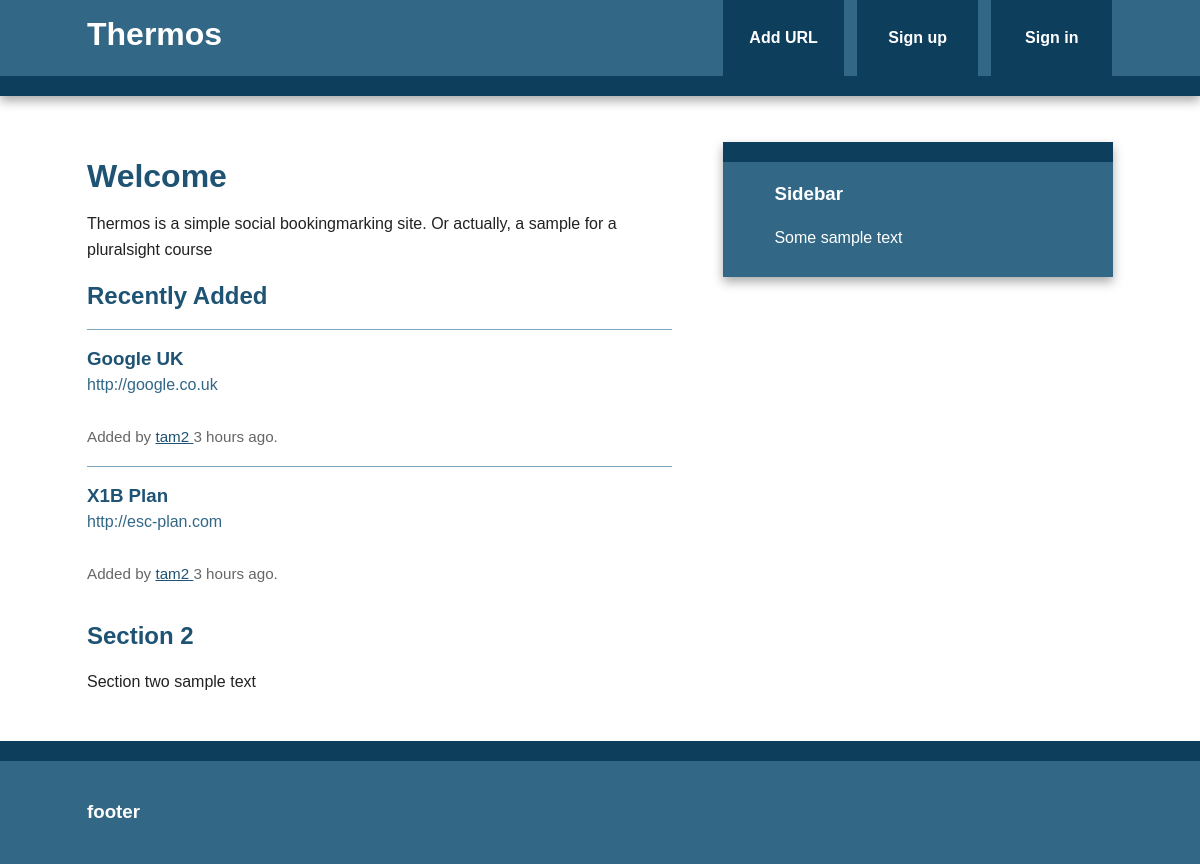
The page /index on the database as committed earlier.
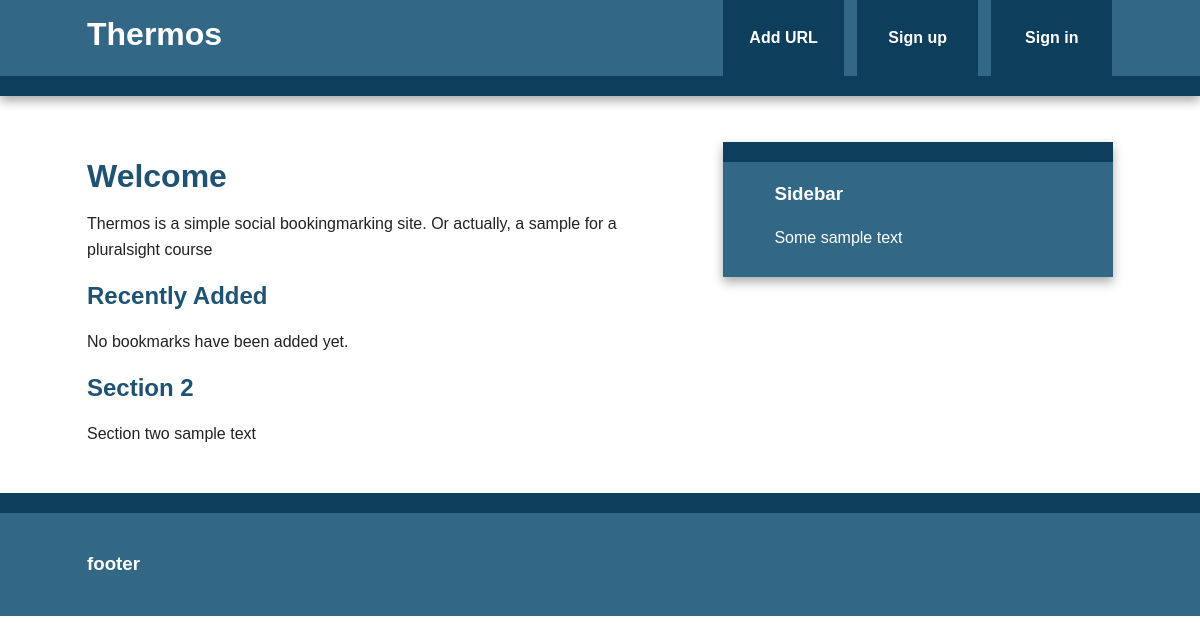
The same page on the database as committed later.
### thermos/models.py (models this page shows, shortened)
class Bookmark(db.Model):
    id = db.Column(db.Integer, primary_key=True)
    url = db.Column(db.Text, nullable=False)
    date = db.Column(db.DateTime, default=datetime.utcnow)
    description = db.Column(db.String(300))
    user_id = db.Column(db.Integer, db.ForeignKey('user.id'), nullable=False)
    @staticmethod
    def newest(num):
        return Bookmark.query.order_by(desc(Bookmark.date)).limit(num)

class User(db.Model, UserMixin):
    id = db.Column(db.Integer, primary_key=True)
    username = db.Column(db.String(80), unique=True)
    email = db.Column(db.String(120), unique=True)
    bookmarks = db.relationship('Bookmark', backref='user', lazy='dynamic')
    password_hash = db.Column(db.String)
    @property
    def password(self):
        raise AttributeError('password: write-only field')

### thermos/views.py (the view)
@app.route('/')
@app.route('/index')
def index():
    return render_template('index.html', new_bookmarks=Bookmark.newest(5))

### thermos/templates/index.html (shortened to what this page needs)
{% extends "base.html" %}
{% block content %}
    <article>
        <header>
            <h1>Welcome</h1>
            <p>Thermos is a simple social bookingmarking site. Or actually, a sample for a pluralsight course</p>
        </header>
        <section>
            <h2>Recently Added</h2>
            {% if new_bookmarks.count() > 0 %}
                {% with bookmarks = new_bookmarks %}
                    {% include "bookmark_list.html" %}
                {% endwith %}
            {% else %}
                No bookmarks have been added yet.
            {% endif %}
        </section>
        <section>
            <h2>Section 2</h2>
            <p>Section two sample text</p>
        </section>
    </article>
{% endblock %}

### thermos/templates/base.html (shortened to what this page needs)
<!doctype html>
<html class="no-js" lang="">
    <head>
        <link rel="stylesheet" href="{{ url_for('static', filename='css/normalize.min.css') }}">
        <link rel="stylesheet" href="{{ url_for('static', filename='css/main.css') }}">
    </head>
    <body>
        <div class="header-container">
            <header class="wrapper clearfix">
                <a href=" {{ url_for('index') }}"><h1 class="title">Thermos</h1></a>
                <nav>
                    <ul>
                        <li><a href="{{ url_for('add') }}">Add URL</a></li>
                        {% if current_user.is_authenticated() %}
                            <li><a href="{{ url_for('user', username=current_user.username) }}">My Links</a></li>
                            <li><a href="{{ url_for('logout') }}">Sign out</a></li>
                        {% else %}
                            <li><a href="{{ url_for('signup') }}">Sign up</a></li>
                            <li><a href="{{ url_for('login') }}">Sign in</a></li>
                        {% endif %}
                    </ul>
                </nav>
            </header>
        </div>
        <div class="main-container">
            <div class="main wrapper clearfix">
                {% block content %}
                {% endblock %}
                {% block sidebar %}
                <aside>
                    <h3>Sidebar</h3>
                    <p>Some sample text</p>
                </aside>
                {% endblock%}
            </div>
        </div>
        <div class="footer-container">
            <footer class="wrapper">
                <h3>footer</h3>
            </footer>
        </div>
    </body>
</html>

### thermos/templates/bookmark_list.html (shortened to what this page needs)
<ul class="bookmarks">
  {% for bookmark in bookmarks %}
    <li>
      <a class="header" href="{{ bookmark.url }}">
          <h3 class="description">
            {{ bookmark.description|truncate(50, killwords=True)}}
          </h3>
          <span class="url">
            {{ bookmark.url|truncate(50, killwords=True) }}
          </span>
      </a>
      <div class="info">
          <br>
          Added by <a href="{{ url_for('user', username=bookmark.user.username) }}">
            {{ bookmark.user.username }}
          </a>
          {{ moment(bookmark.date).fromNow() }}.
      </div>
    </li>
  {% endfor %}
</ul>

### thermos/static/css/main.css (style rules this page uses)
html { color: #222; font-size: 1em; line-height: 1.4; }
body { font: 16px/26px Helvetica, Helvetica Neue, Arial; }
.wrapper { width: 90%; margin: 0 5%; }
.header-container { border-bottom: 20px solid #0D3E5B; }
.footer-container, .main aside { border-top: 20px solid #0D3E5B; }
.header-container, .footer-container, .main aside { background: #326786; }
.title { color: white; }
nav ul { margin: 0; padding: 0; list-style-type: none; }
nav a { display: block; margin-bottom: 10px; padding: 15px 0; text-align: center; text-decoration: none; font-weight: bold; color: white; background: #0D3E5B; }
.main { padding: 30px 0; }
.main article h1 { font-size: 2em; }
.main aside { color: white; padding: 0px 5% 10px; }
.footer-container footer { color: white; padding: 20px 0; }
a, a:visited { color: #1E5373; }
h1, h2, h3, h4, h5, h6 { color: #1E5373; }
.main aside h3, footer h3 { color: white; }
@media only screen and (min-width: 480px) { nav a { float: left; width: 27%; margin: 0 1.7%; padding: 25px 2%; margin-bottom: 0; } }
@media only screen and (min-width: 480px) { nav li:first-child a { margin-left: 0; } }
@media only screen and (min-width: 480px) { nav li:last-child a { margin-right: 0; } }
@media only screen and (min-width: 480px) { nav ul li { display: inline; } }
@media only screen and (min-width: 768px) { .header-container, .main aside { -webkit-box-shadow: 0 5px 10px #aaa; -moz-box-shadow: 0 5px 10px #aaa; box-shadow: 0 5px 10px #aaa; } }
@media only screen and (min-width: 768px) { .title { float: left; } }
@media only screen and (min-width: 768px) { nav { float: right; width: 38%; } }
@media only screen and (min-width: 768px) { .main article { float: left; width: 57%; } }
@media only screen and (min-width: 768px) { .main aside { float: right; width: 28%; } }
@media only screen and (min-width: 1140px) { .wrapper { width: 1026px; margin: 0 auto; } }
.clearfix:before, .clearfix:after { content: " "; display: table; }
.clearfix:after { clear: both; }
.clearfix { *zoom: 1; }

Rows that differ between the two databases and show on the page:
removed Bookmark: description "Google UK", url "http://google.co.uk", user.username "tam2", date "3 hours ago"
removed Bookmark: description "X1B Plan", url "http://esc-plan.com", user.username "tam2", date "3 hours ago"
Other text that changed with them:
text now shown: "No bookmarks have been added yet."
